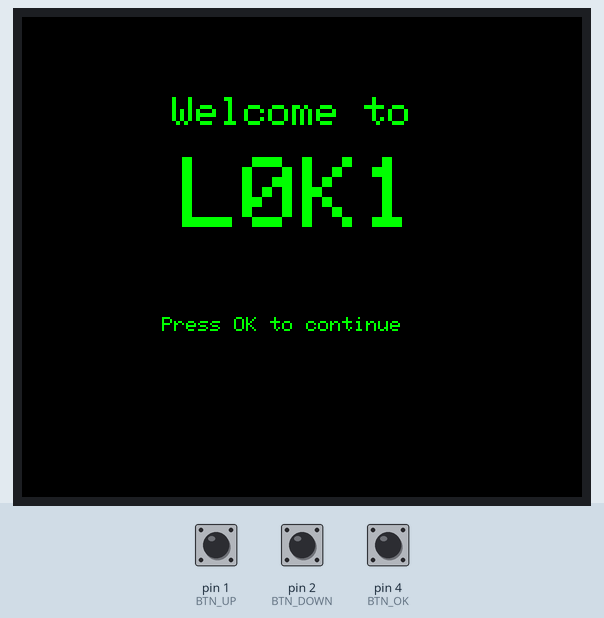
Bench run of a sketch on a simulated Arduino Uno, built for the host (arithmetic inside an expression is 32-bit, double 64-bit). Shown: 280×240 colour display. The test bench sets the inputs (shaded band); at power-on: pin 4 (BTN_OK) HIGH, pin 1 (BTN_UP) HIGH, pin 2 (BTN_DOWN) HIGH.

Above: at 1.4 s.
1.5 s: pin 4 (BTN_OK) pulled LOW for 1 s
At 3.7 s:
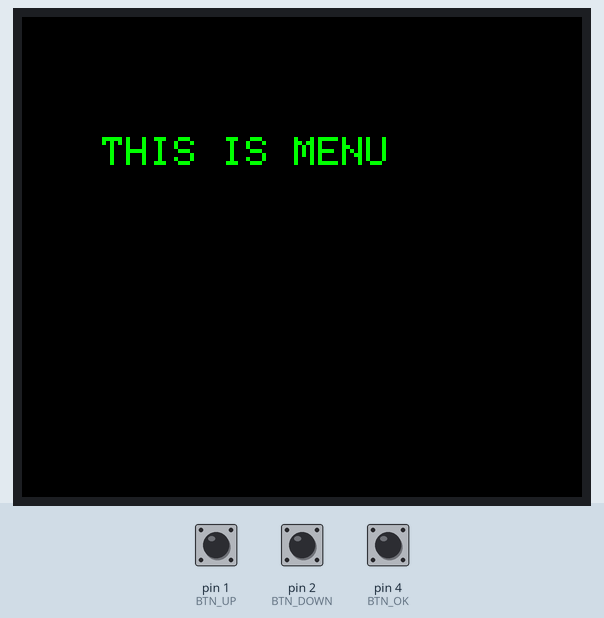
4.6 s: pin 1 (BTN_UP) pulled LOW for 0.15 s
6.6 s: pin 2 (BTN_DOWN) pulled LOW for 0.15 s
At 6.75 s:
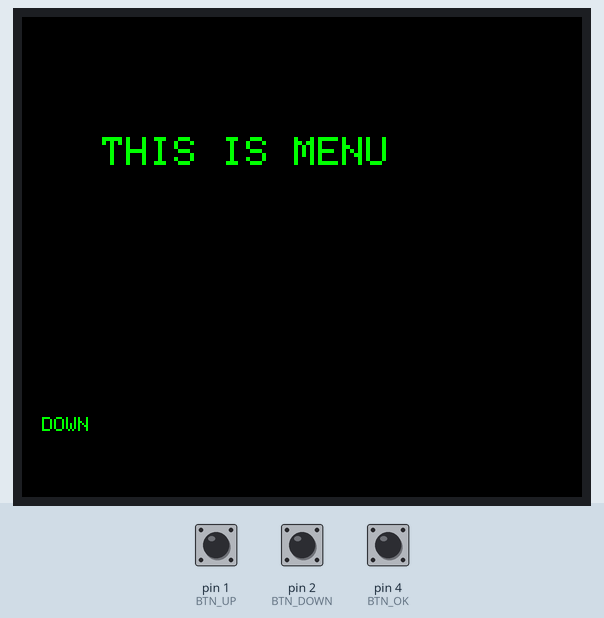
Timing chart, 0 to 9.6 s (numbered marks = the images above; inputs shaded):
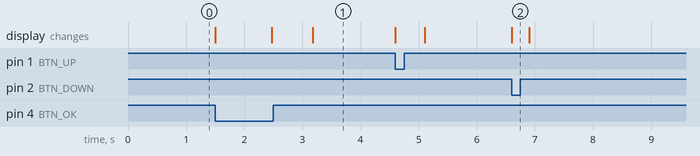

Measured:
- after the input at 1.5 s, the display: first changes at once (image 1 shows a later state)
- after the input at 6.6 s, the display: changes at once (image 2)

The sketch:

test_navigation.ino
```cpp
#include <Adafruit_GFX.h>
#include <Adafruit_ST7789.h>
#include <SPI.h>

#define TFT_CS   8
#define TFT_DC   9
#define TFT_RST  10
#define TFT_SCK  12
#define TFT_MOSI 11

#define BTN_UP 1
#define BTN_DOWN 2
#define BTN_OK 4

#define SCREEN_W 280
#define SCREEN_H 240

#define CX (SCREEN_W / 2)
#define CY (SCREEN_H / 2)

Adafruit_ST7789 tft = Adafruit_ST7789(TFT_CS, TFT_DC, TFT_RST);

enum AppState {
  STATE_WELCOME,
  STATE_MENU,

};

AppState currentState = STATE_WELCOME;

void recent_btn() {
  tft.fillRect(10, 200, 120, 20, ST77XX_BLACK);

  tft.setTextColor(ST77XX_GREEN);
  tft.setTextSize(1);
  tft.setCursor(10, 200);

  if (digitalRead(BTN_UP) == LOW) {
    tft.println("UP");
    delay(500);
  }
  else if (digitalRead(BTN_DOWN) == LOW) {
    tft.println("DOWN");
    delay(300);
  }
  else if (digitalRead(BTN_OK) == LOW) {
    tft.println("OK");
    delay(700);
  }
}

void handleInput() {
  if (digitalRead(BTN_OK) == LOW) {
    delay(200); // debounce

    if (currentState == STATE_WELCOME) {
      currentState = STATE_MENU;
      drawMenu();
    }
  }
}

void drawWelcome() {
  tft.fillScreen(ST77XX_BLACK);

  tft.setTextColor(ST77XX_GREEN);
  tft.setTextSize(2);
  tft.setCursor((SCREEN_W - 130) / 2, 40);
  tft.println("Welcome to");

  tft.setTextSize(5);
  tft.setCursor((SCREEN_W - 120) / 2, 70);
  tft.println("L0K1");

  tft.setTextSize(1);
  tft.setCursor((SCREEN_W - 140) / 2, 150);
  tft.println("Press OK to continue");
}

void drawMenu() {
  tft.fillScreen(ST77XX_BLACK);
  tft.setTextColor(ST77XX_GREEN);
  tft.setTextSize(2);
  tft.setCursor(40, 60);
  tft.println("THIS IS MENU");
}


void setup() {
  Serial.begin(115200);
  SPI.begin(TFT_SCK, -1, TFT_MOSI, TFT_CS);

  pinMode(BTN_UP, INPUT_PULLUP);
  pinMode(BTN_DOWN, INPUT_PULLUP);
  pinMode(BTN_OK, INPUT_PULLUP);

  tft.init(240, 280);
  tft.setRotation(1);

  drawWelcome();
}

void loop() {
  handleInput();
  recent_btn();
}
```
